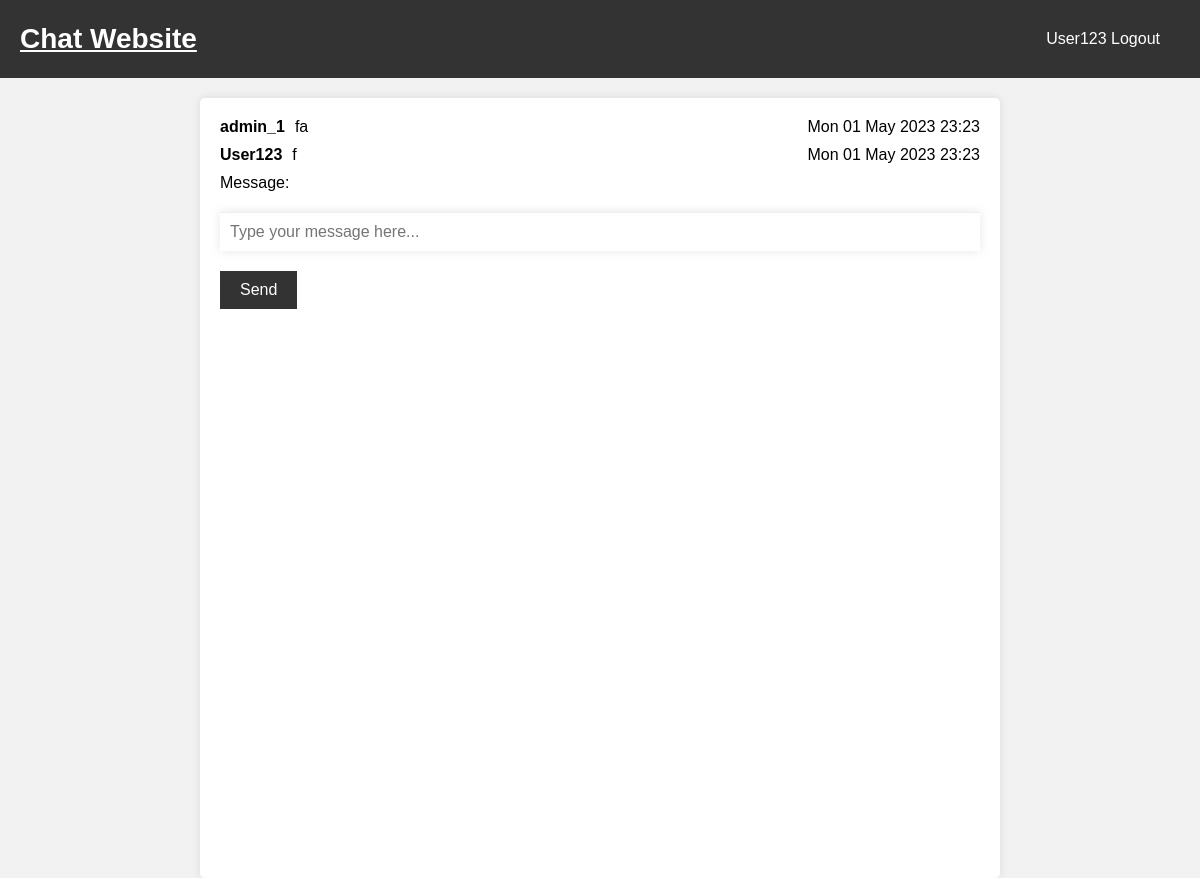
The page /home/ (signed in) on the database as committed earlier.
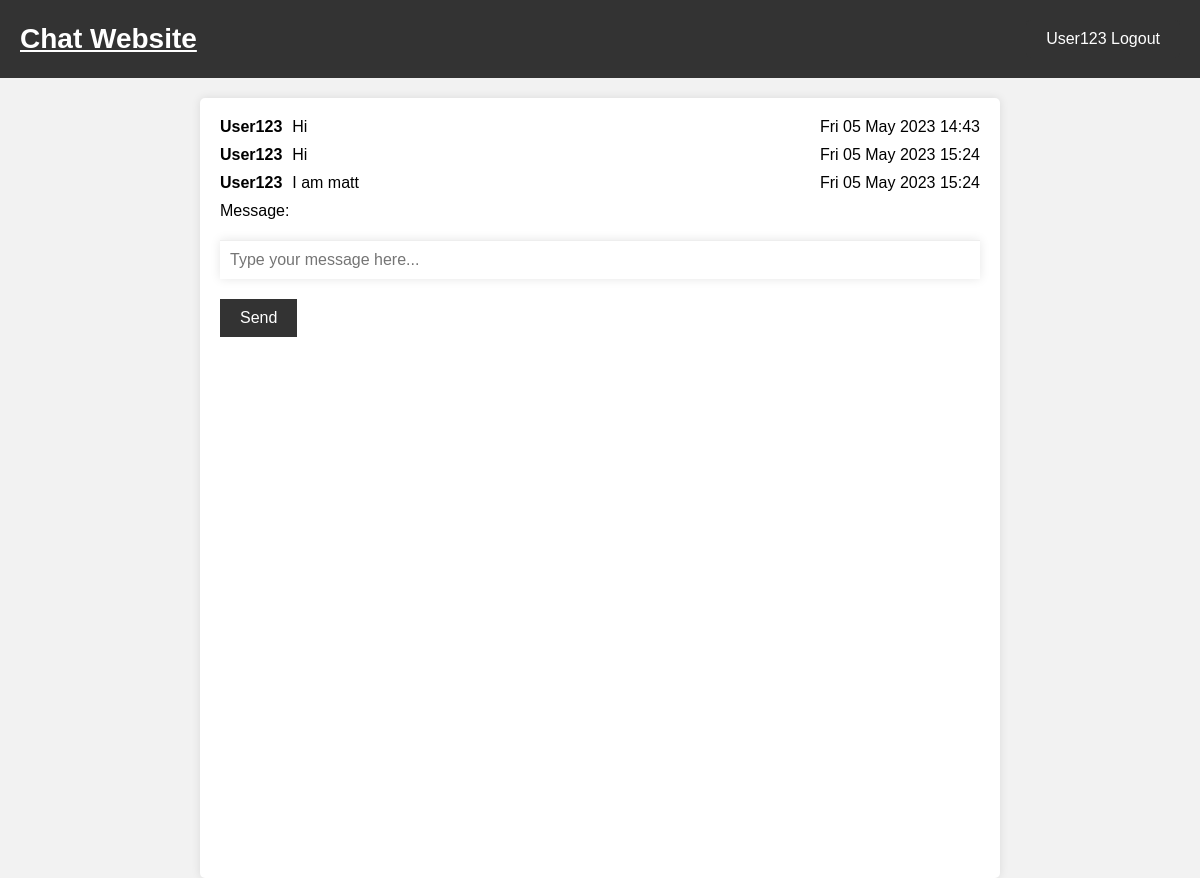
The same page on the database as committed later.
### main/models.py (models this page shows)
class RecoveryMessage(models.Model):
    user = models.ForeignKey(User, on_delete=models.CASCADE)
    message = models.TextField()
    created_at = models.DateTimeField(auto_now_add=True)

### main/views.py (the view)
# urls.py: path('home/', views.home, name='home'),
@login_required(login_url='welcome')
def home(request):
    if request.method == 'POST':
        form = MessageForm(request.POST)
        if form.is_valid():
            recovery_message = form.save(commit=False)
            recovery_message.user = request.user
            recovery_message.save()
            form = MessageForm()
            return redirect('home')
    else:
        form = MessageForm()
    messages = RecoveryMessage.objects.all().order_by('-created_at')[:10][::-1]
    return render(request, 'main/home.html', {'form': form, 'recovery_messages': messages})

### main/forms.py
class MessageForm(forms.ModelForm):
    message = forms.CharField(widget=forms.TextInput(attrs={'placeholder': 'Type your message here...'}))
    class Meta:
        model = RecoveryMessage
        fields = ['message']

### main/templates/main/home.html (shortened to what this page needs)
{% extends 'main/base.html' %}
{% block content %}
<div class="container">
  <div class="chatbox">
    {% for message in recovery_messages %}
      <div class="message">
        <span class="sender">{{ message.user.username }}</span>
        <span class="text">{{ message.message }}</span>
        <span class="timestamp">
          {% if message.created_at|date:"Y-m-d" == date.today|date:"Y-m-d" %}
            {{ message.created_at|date:"H:i" }}
          {% else %}
            {{ message.created_at|date:"D d M Y H:i" }}
        {% endif %}
        </span>
      </div>
    {% empty %}
      <p>No messages yet.</p>
    {% endfor %}
    <form method="post">
      {{ form.as_p }}
      <input type="submit" value="Send">
    </form>
  </div>
</div>
{% endblock %}

### main/templates/main/base.html (shortened to what this page needs)
<!DOCTYPE html>
<html lang="en">
  <head>
  </head>
<header>
    <a href="{% url 'home' %}"><h1>Chat Website</h1></a>
    <div class="auth-buttons">
        {% if user.is_authenticated %}
            <a href="{% url 'logout' %}">{{ user.username }} Logout</a>
        {% else %}
            <a href="{% url 'login' %}">Login</a>
            <a href="{% url 'signup' %}">Sign up</a>
        {% endif %}
    </div>
  </header>
<body>
    {% block content %}{% endblock %}
</body>

### main/templates/main/base.html (style rules this page uses)
* { box-sizing: border-box; margin: 0; padding: 0; }
body { font-family: Arial, sans-serif; background-color: #f2f2f2; }
.container { max-width: 800px; margin: 0 auto; display: flex; flex-direction: column; height: 100vh; }
header { background-color: #333; color: #fff; padding: 20px; display: flex; align-items: center; justify-content: space-between; }
h1 { font-size: 28px; }
.chatbox { background-color: #fff; border-radius: 5px; overflow: hidden; flex: 1; padding: 20px; margin-top: 20px; box-shadow: 0px 0px 10px rgba(0, 0, 0, 0.1); }
.message { margin-bottom: 10px; display: flex; }
.message .sender { font-weight: bold; margin-right: 10px; }
.message .text { flex: 1; }
input[type="text"] { width: 100%; border: none; padding: 10px; border-top: 1px solid #eee; box-shadow: 0px 0px 10px rgba(0, 0, 0, 0.1); font-size: 16px; margin-top: 20px; }
input[type="submit"] { background-color: #333; color: #fff; border: none; padding: 10px 20px; font-size: 16px; cursor: pointer; margin-top: 20px; }
.auth-buttons { display: flex; align-items: center; }
.auth-buttons a { display: inline-block; background-color: #333; color: #fff; border-radius: 5px; padding: 10px 20px; margin-left: 20px; text-decoration: none; }
.chatbox { height: 400px; overflow: auto; }
header a { color: #fff; }

Rows that differ between the two databases and show on the page:
removed RecoveryMessage: user.username "admin_1", message "fa", created_at "Mon 01 May 2023 23:23"
removed RecoveryMessage: user.username "User123", message "f", created_at "Mon 01 May 2023 23:23"
added RecoveryMessage: user.username "User123", message "Hi", created_at "Fri 05 May 2023 14:43"
added RecoveryMessage: user.username "User123", message "Hi", created_at "Fri 05 May 2023 15:24"
added RecoveryMessage: user.username "User123", message "I am matt", created_at "Fri 05 May 2023 15:24"
